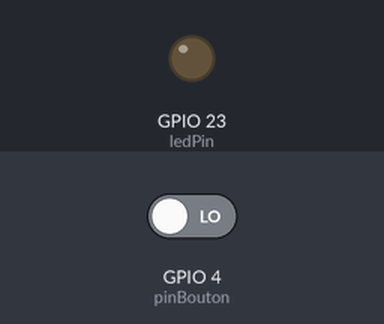
The sketch below on a simulated ESP32. Parts: output pins drawn as LEDs (lit = HIGH). The inputs (shaded band) are chosen by the test bench; at power-on: GPIO 4 (pinBouton) LOW. What the sketch prints to the serial monitor is not drawn.

Above: at 1.2 s.
1.3 s: GPIO 4 (pinBouton) driven HIGH
At 2.2 s:
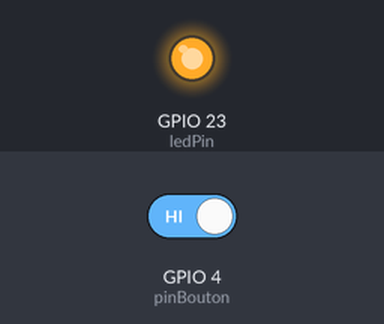
2.8 s: GPIO 4 (pinBouton) driven LOW
At 3.3 s:
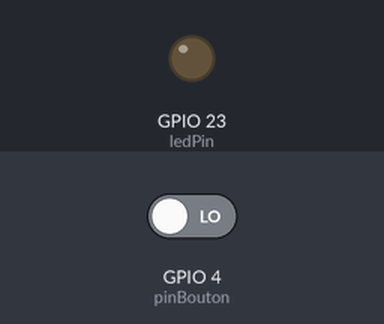
Timing chart, 0 to 5.8 s (numbered marks = the images above; inputs shaded):
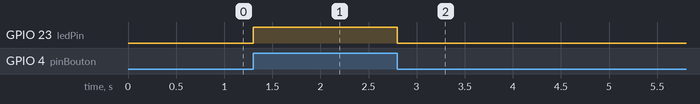

The sketch:

05-bouton.ino
```cpp
/*
  05-bouton
  Allume une LED tant que le bouton est appuyé.
  Matériel : ESP32 Dev Module + bouton poussoir + résistance 10 kOhm (pull-down) + LED + résistance
*/

const int pinBouton = 4;  // Broche qui lit l'état du bouton
const int ledPin = 23;    // Broche qui commande la LED
int etatBouton = 0;       // Mémorise l'état lu sur le bouton (0 ou 1)

void setup() {
  Serial.begin(115200);         // Démarre la communication série avec l'ordinateur
  pinMode(pinBouton, INPUT);    // Entrée : la pull-down de 10 kOhm évite l'état flottant
  pinMode(ledPin, OUTPUT);      // Sortie vers la LED

}

void loop() {
  etatBouton = digitalRead(pinBouton);  // Relâché = LOW (0), appuyé = HIGH (1)
  Serial.println(etatBouton);           // Affiche l'état dans le moniteur série
  if(etatBouton == HIGH){               // Bouton appuyé → LED allumée
    digitalWrite(ledPin, HIGH);
  }
  else{                                 // Bouton relâché → LED éteinte
    digitalWrite(ledPin, LOW);
  }

}
```

Measured:
- after the input at 1.3 s, GPIO 23 (ledPin): LOW → HIGH at once
- after the input at 2.8 s, GPIO 23 (ledPin): HIGH → LOW at once
